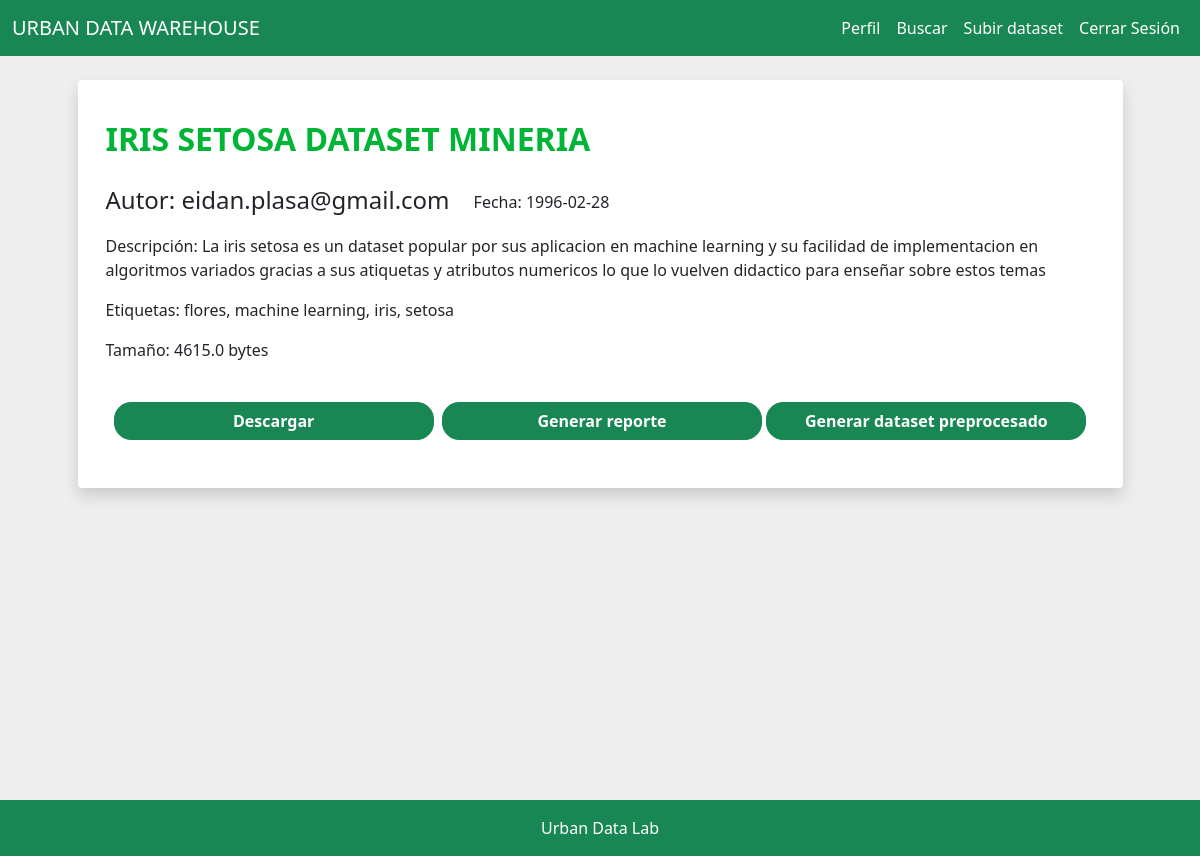
Page /view/20 (signed in) on the committed database.
### tables this page shows
CREATE TABLE datasets (
            id INTEGER PRIMARY KEY AUTOINCREMENT,
            user_id INTEGER NOT NULL,
            name TEXT NOT NULL,
            description TEXT,
            upload_date DATE NOT NULL,
            tag TEXT,
            size REAL,
            has_report BOOLEAN NOT NULL,
            FOREIGN KEY(user_id) REFERENCES users(id)
        );

CREATE TABLE users (
            id INTEGER PRIMARY KEY AUTOINCREMENT,
            username TEXT NOT NULL UNIQUE,
            password_hash TEXT NOT NULL
        );

### routes.py (the view, shortened to what this page needs)
@app.route('/view/<int:dataset_id>', methods=['GET', 'POST'])
@login_required
def view(dataset_id):
    db = get_db()
    cursor = db.cursor()
    cursor.execute('''
        SELECT datasets.id, datasets.name, datasets.description, datasets.upload_date, datasets.tag, datasets.size, datasets.has_report, users.username
        FROM datasets
        JOIN users ON datasets.user_id = users.id
        WHERE datasets.id = ?
    ''', (dataset_id,))
    dataset = cursor.fetchone()
    if not dataset:
        flash('dataset no encontrado.', 'danger')
        return redirect(url_for('search'))
    dataset_id, name, description, upload_date, tag, size, has_report, username = dataset
    dataset_tags = [t.strip().lower() for t in tag.split(',')]
    if 'viewed_tags' not in session:
        session['viewed_tags'] = []
    session['viewed_tags'].extend(dataset_tags)
    archivo_original = None
    extension = ""
    for file in os.listdir(DATASET_DIRECTORY):
        base, ext = os.path.splitext(file)
        if base == str(dataset_id):
            archivo_original = file
            extension = ext
            break
    ruta_original = os.path.join(DATASET_DIRECTORY, archivo_original) if archivo_original else None
    pdf_path = os.path.join(REPORT_DIRECTORY, f"{dataset_id}.pdf")
    pdf_exists = os.path.exists(pdf_path) and has_report == 1
    processed_path = os.path.join(PROCESSED_DIRECTORY, f"{dataset_id}.csv")
    processed_exists = os.path.exists(processed_path)
    return render_template('view.html',
                           dataset_id=dataset_id,
                           name=name,
                           description=description,
                           upload_date=upload_date,
                           tag=tag,
                           size=size,
                           username=username,
                           pdf_exists=pdf_exists,
                           processed_exists=processed_exists)

### __init__.py (called while the page is built)
def get_db():
    db = getattr(g, '_database', None)
    if db is None:
        db = g._database = sqlite3.connect(DATABASE)
    return db

@app.teardown_appcontext
def close_connection(exception):
    db = getattr(g, '_database', None)
    if db is not None:
        db.close()

### models.py (called while the page is built)
@login_manager.user_loader
def load_user(user_id):
    return User.get(user_id)

    @staticmethod
    def get(user_id):
        db = get_db()
        cursor = db.cursor()
        cursor.execute("SELECT * FROM users WHERE id = ?", (user_id,))
        user = cursor.fetchone()
        if not user:
            return None
        return User(id=user[0], username=user[1], password_hash=user[2])

### templates/view.html (shortened to what this page needs)
{% extends "base.html" %}
{% block content %}
<div class="row justify-content-center">
    <div class="col-md-11 ">
        <div class="row">
            <div class="bg-white shadow rounded-1">
                <br>
                <div class="d-flex justify-content-start">
                    <h2 class="fw-bold ms-3 mt-3 mb-4 iverde">{{ name }}</h2>
                </div>
                <div class="ms-3 me-2 mt-1 mb-2">
                    <div class="d-flex">
                        <h4 class="">Autor: {{ username }}</h4>
                        <p class="ms-4 mt-1">Fecha: {{ upload_date }}</p>
                    </div>
                    <div class="mb-1 mt-1">
                        <p>Descripción: {{ description }}</p>
                    </div>
                    <p>Etiquetas: {{ tag }}</p>
                    <p>Tamaño: {{ size }} bytes</p>
                </div>
                <form method="POST" action="{{ url_for('view', dataset_id=dataset_id) }}">
                    <br/>
                    <div class="d-flex align-items-center ms-4 me-4">
                        <button type="submit" class="btn btn-success esperanza flex-grow-1 gordito ojo me-1 fw-bold" name="action" value="download">Descargar</button>
                        {% if not pdf_exists %}
                        <button type="submit" class="btn btn-success esperanza flex-grow-1 gordito ojo ms-1 fw-bold" name="action" value="report">Generar reporte</button>
                        {% else %}
                        <button type="submit" class="btn btn-secondary flex-grow-1 gordito ojo ms-1 fw-bold" disabled>Reporte generado</button>
                        {% endif %}
                        {% if not processed_exists %}
                        <button type="submit" class="btn btn-success esperanza flex-grow-1 gordito ojo ms-1 fw-bold" name="action" value="proccessed">Generar dataset preprocesado</button>
                        {% else %}
                        <button type="submit" class="btn btn-success esperanza flex-grow-1 gordito ojo ms-1 fw-bold" name="action" value="download_processed">Descargar dataset preprocesado</button>
                        {% endif %}
                    </div>
                    <br/>
                </form>
                <br>
            </div>
        </div>
    </div>
</div>
{% endblock %}

### static/basic.css (style rules this page uses)
:root { --principal: #03b600; --principal2:rgba(255, 255, 255, 0.256)d; --principallight: #5cab60d7; --secundario: #00b41e; --secundariolight: #63de7b6a; }
body { margin: 0; padding: 0; overflow-x: hidden; background-color: #eeeeee; }
.esperanza { border-radius: 17px; }
.gordito { width: 100%; }
.iverde { color: #00b436; }

### rows in the picture
datasets: name "IRIS SETOSA DATASET MINERIA", upload_date "1996-02-28", description "La iris setosa es un dataset popular por sus aplicacion en machine learning y su facilidad de implementacion en algoritmos variados gracias a sus atiquetas y atributos numericos lo que lo vuelven didactico para enseñar sobre estos temas", tag "flores, machine learning, iris, setosa", size "4615.0"
users: username "eidan.plasa@gmail.com"
